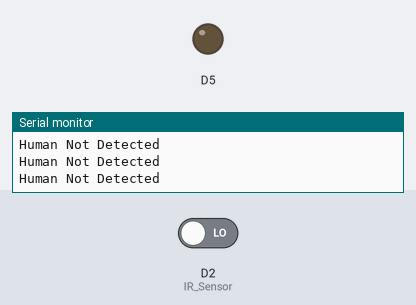
Bench run of a sketch on a simulated ESP8266 (NodeMCU). On the bench: output pins drawn as LEDs (lit = HIGH), the last lines printed to the serial monitor. Inputs (shaded band) come from the test bench; at power-on: D2 (IR_Sensor) LOW.

Above: at 6.8 s.
6.9 s: D2 (IR_Sensor) driven HIGH
At 10.1 s:
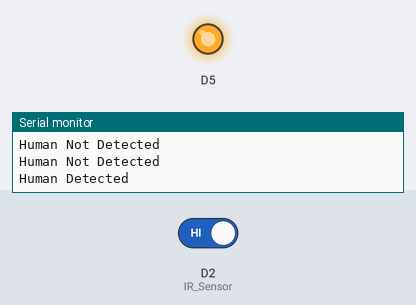
10.8 s: D2 (IR_Sensor) driven LOW
At 12.4 s:
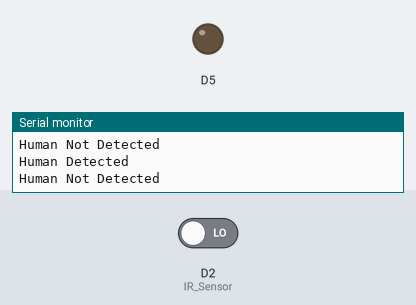
Timing chart, 0 to 13.9 s (numbered marks = the images above; inputs shaded):
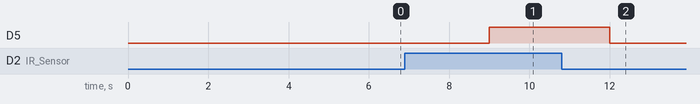

The sketch:

sketch_ECE198.ino
```cpp
void setup() {
  // put your setup code here, to run once:

 pinMode(D2, INPUT);       //IR Sensor
 pinMode(D13, OUTPUT);     //LED Test
 Serial.begin(9600);

}

void loop() {
  // put your main code here, to run repeatedly:
  int sensor_detection = digitalRead(D2);

  if (sensor_detection == HIGH){
    Serial.println("Human Detected");
    digitalWrite(D13, HIGH);
    delay(3000);

  } else {
    Serial.println("Human Not Detected");
    digitalWrite(D13, LOW);
    delay(3000);
  }
}
```

Measured:
- after the input at 6.9 s, D5: LOW → HIGH after 2.1 s
- after the input at 10.8 s, D5: HIGH → LOW after 1.2 s
